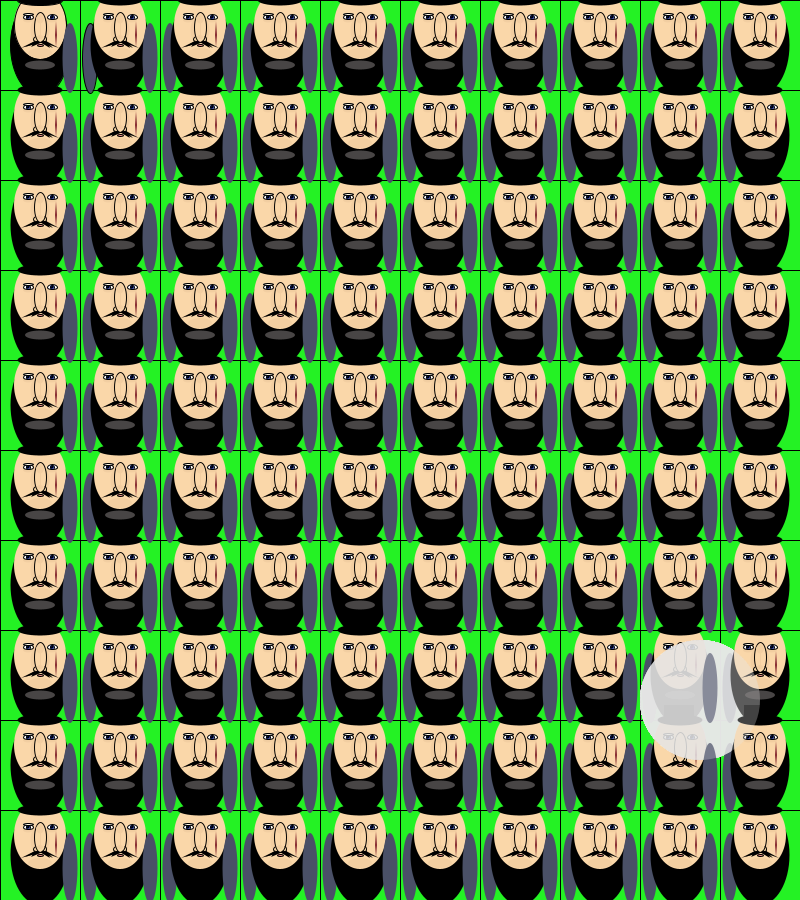
Frame 1 (no input)
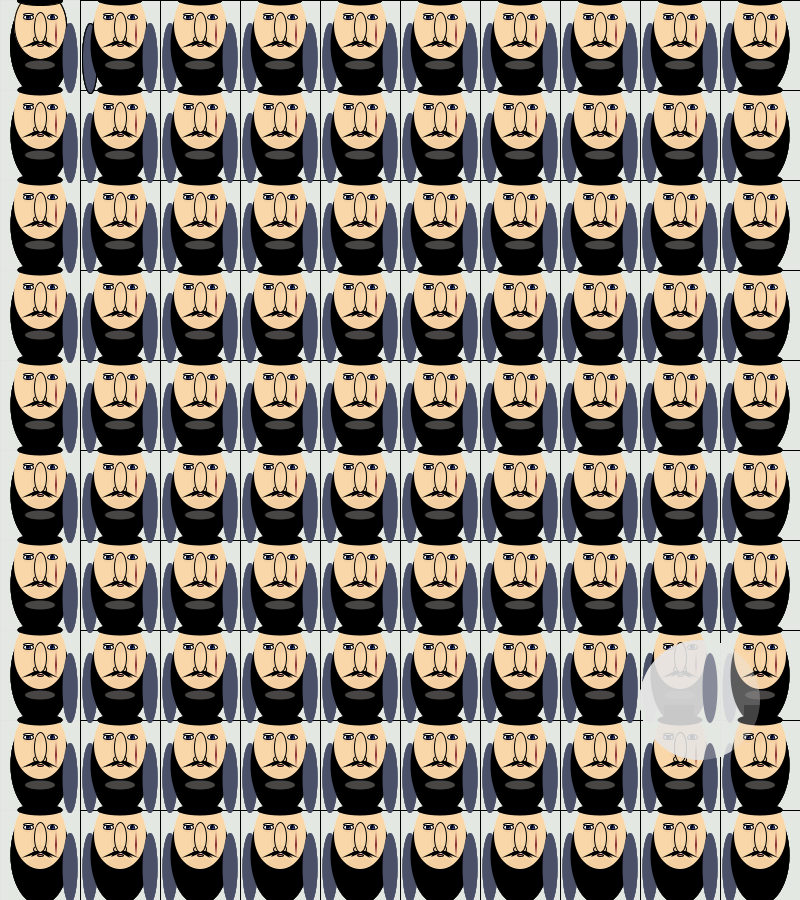
Frame 60 (the mouse pressed at the canvas centre just before this capture)
Frame 120 (the mouse held since frame 60 and released just before this capture): identical to frame 60, image omitted

The Processing sketch that drew these frames (run headless with seeded random() and noise(); from frame 60 on, the mouse is pressed at the canvas centre):

// Processing sketch: processing_36886
// ── processing_36886.pde


void setup() {
  size(800, 900);
  background(0, 244, 0);
}
void draw() {


  int oneTenthWidth = width / 10;
  int oneTenthHeight = height / 10;
  for (int x = 0; x <= 9; x++) {
    for (int y = 0; y <= 9; y++) {

      int r = int(random(256));
      int g = int(random(50));
      int b2 = int(random(90));
      fill(r, g, b2);


      if (mousePressed &&(mouseButton == LEFT)) {
        fill(r, g, b2);
        //if mouse pressed change button color randomly
      }
      else if (mousePressed && (mouseButton == RIGHT)) {
        fill(0);
        //right click changes one stationary color when pressed
      }
      else {
        fill(230, 40);
        //color of button when not pressed
      }

      rect(oneTenthWidth * x, oneTenthHeight * y, oneTenthWidth, oneTenthHeight);
    }

    smooth();
    strokeWeight(1);
    stroke(0);
  }

  for (int a = width/20; a < width; a = a + width/10) {
    for (int b = height/20; b < height; b = b + height/10) {  

      fill(0);
      ellipse(a, b, 59, 100);

      fill(74, 80, 103);
      ellipse( a - 50, b + 13, 15, 70);
      ellipse( a + 50, b + 13, 15, 70);

      fill(250, 215, 169);
      //triangle(150, 400, 100, 400, 105, 240);
      //possible ear

      ellipse(a, b - 20, 52, 68); //main head shape.



      fill(0);
      rect( a - 16, b - 60, 30, 12);
      //brimm of hat

      ellipse(a, b - 45, 45, 11);

      fill(72, 69, 69);
      ellipse(a, b - 70, 30, 95/10);

      noStroke(); 
      fill(242, 206, 161);
      ellipse(a, b - 15, 19, 30);
      //sides of nose shading

      //stroke(0);
      //fill(0);
      //curve(230, 240, 190, 190, 350, 270, 200, 30);
      //curve(460, 480, 190, 190, 350, 270, 200, 35);
      //fill(255);
      // left eye brow


      noStroke();
      fill(242, 206, 161);
      ellipse(a - 12, b - 25, 10, 5);
      //under left eye shadow

      ellipse(a + 12, b - 25, 10, 5);



      stroke(0);
      fill(255);
      ellipse(a - 12, b - 28, 10, 5); //left eye, outer circle.


      fill(23, 42, 180); //Makes eye blue


      ellipse(a - 12, b - 28, 45/10, 45/10); //left eye, inner circle


      fill(0); 
      ellipse(a - 12, b - 28, 1, 1);

      fill(250, 244, 232);
      ellipse(a - 12, b - 31, 10, 2); //left eye eyelid



      noStroke();
      fill(134, 41, 47);
      triangle(a + 15, b - 10, a + 17, b - 10, a + 16, b - 24);
      triangle(a + 15, b - 10, a + 17, b - 10, a + 16, b + 2);
      //right eye scar.

      stroke(0);
      fill(255);
      ellipse(a + 12, b - 28, 10, 5); //right eye, outer circle.

      fill(23, 42, 180); //Makes eye blue


      ellipse(a + 12, b - 28, 45/10, 45/10); //right eye, inner circle


      fill(0);
      ellipse(a + 12, b - 28, 1, 1);



      fill(242, 137, 137);
      ellipse(a, b, 6, 25/10);

      noStroke();
      fill(247, 210, 210);
      ellipse(a, b, 4, 05/10);
      //mouth

      fill(0);
      triangle(a + 5, b - 4, a - 5, b - 4, a - 19, b + 3);

      triangle(a + 5, b - 4, a - 5, b - 4, a - 15, b + 2);

      triangle(a + 5, b - 4, a - 5, b - 4, a - 9, b + 2);
      //three above for left mustache hairs

      triangle(a - 2, b - 4, a + 6, b - 4, a + 19, b + 3);

      triangle(a - 2, b - 4, a + 6, b - 4, a + 13, b + 3);

      triangle(a - 2, b - 4, a + 6, b - 4, a + 10, b + 3);
      //three above for right mustache hair


      stroke(0);
      fill(248, 215, 165);
      ellipse(a - 4, b - 6, 5, 5);
      //left nostril

      ellipse(a + 4, b - 6, 5, 5);
      //right nostril



      fill(250, 215, 169);
      ellipse(a, b - 18, 12, 30);
      //nose, main shape

      noStroke();
      fill(242, 206, 161);
      ellipse(a, b + 8, 24, 10);
      //chin shading, large ellipse.

      fill(242, 206, 161);
      triangle(a, b - 2, a, b - 5, a, b + 5);
      //nose shading
      //NOT SURE WHERE IT WENT. NEED TO FIGURE OUT TRIANGLES!

      ellipse(a, b - 26, 8, 9);
      rect(a, b - 23, 18/10, 13);
      ellipse(a, b - 8, 6, 43/10);
      //more nose shading



      int r = int(random(256));
      int g = int(random(256));
      int b2 = int(random(256));
      fill(r, g, b);


      if (mousePressed &&(mouseButton == LEFT)) {
        fill(r, g, b2);
        //if mouse pressed change button color randomly
      }
      else if (mousePressed && (mouseButton == RIGHT)) {
        fill(0, 120, 200);
        //right click changes one stationary color when pressed
      }
      else {
        fill(230, 40);
        //color of button when not pressed
      }

      ellipse(700, 700, 120, 120);
    }
    redraw();
  }
}
